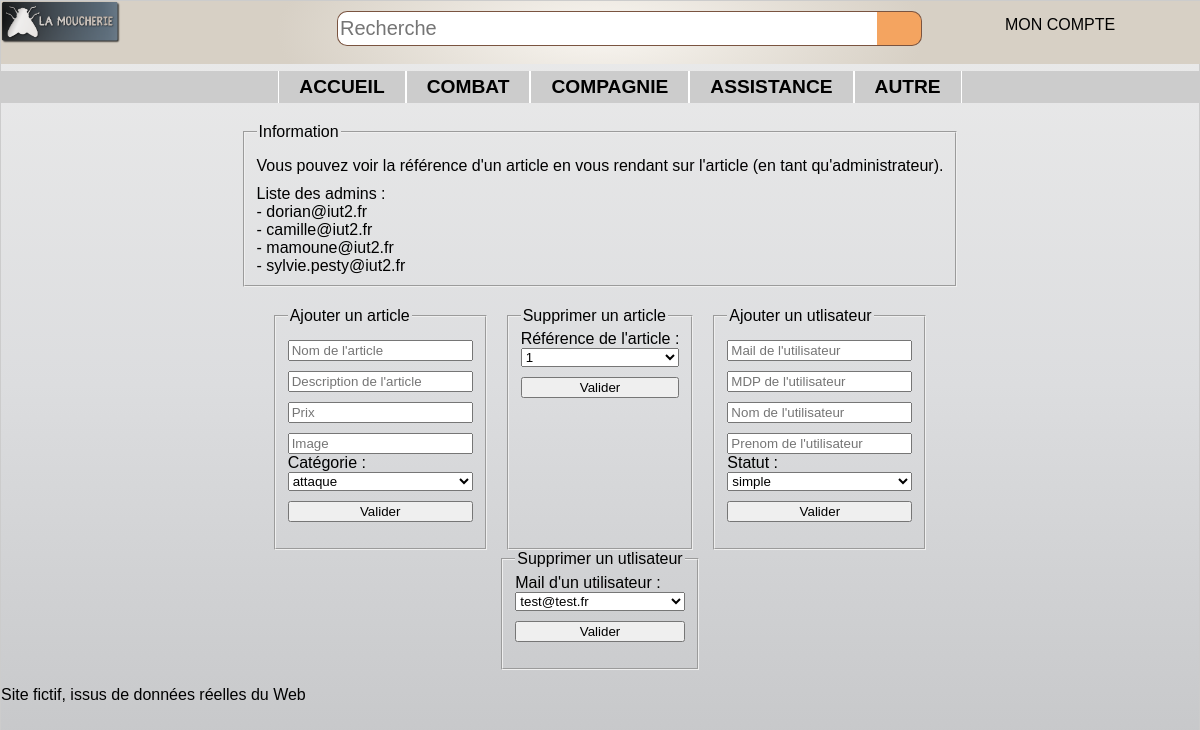
Screenshot of /controler/main.ctrl.php?admin=1 (signed in) with the database file from the repository.
### tables this page shows
CREATE TABLE categorie (
	id INTEGER PRIMARY KEY,
	nom TEXT,
	pere INTEGER,
	FOREIGN KEY(pere) REFERENCES categorie(id)
);

CREATE TABLE user (
	id INTEGER PRIMARY KEY,
	mail TEXT UNIQUE,
	pass TEXT,
	nom TEXT,
	prenom TEXT,
	statut TEXT check (statut in ('simple', 'admin'))
);

### controler/admin.ctrl.php (called while the page is built, shortened)
<?php
  $listeArticle = $dao->getAllArticle();
  $listeUser = $dao->getAlluSER();
  $listeAdmin = $dao->getAllAdmin();
include("../view/admin.view.php");
?>

### model/DAO.class.php (called while the page is built, shortened)
<?php
    $dao = new DAO();
    class DAO {
        private $db;
        function __construct() {
            try {
              $this->db = new PDO('sqlite:../data/db/lamoucherie.db');
            }
            catch (PDOException $e){
              die("erreur de connexion:".$e->getMessage());
            }
        }
        function getAllArticle(){
            $req = "SELECT * FROM article";
            $descripteur = $this->db->query($req);
            $result = $descripteur->fetchAll(PDO::FETCH_CLASS, 'Article');
            return $result;
        }
        function getAllCat() : array {
            $catPere = "SELECT * FROM categorie WHERE id=pere";
            $descripteur = $this->db->query($catPere);
            $resCatPere = $descripteur->fetchAll(PDO::FETCH_CLASS, 'Categorie');
            $resultat = array();
            foreach ($resCatPere as $key => $value) {
              $sousCatPere = "SELECT * FROM categorie WHERE pere=$value->id AND id!=pere";
              $descripteur = $this->db->query($sousCatPere);
              $resSousCatPere = $descripteur->fetchAll(PDO::FETCH_CLASS, 'Categorie');
              array_unshift($resSousCatPere, $value);
              $resultat[] = $resSousCatPere;
            }
            return $resultat;
        }
        function verifMail($mail) : int {
          $req = $this->db->prepare("SELECT * FROM user WHERE mail= :mail");
          $req->execute(array('mail' => $mail));
          $result = $req->fetchAll(PDO::FETCH_CLASS, 'User');
          return sizeof($result);
        }
        function getAllUser(){
            $req = "SELECT * FROM user WHERE statut='simple'";
            $descripteur = $this->db->query($req);
            $result = $descripteur->fetchAll(PDO::FETCH_CLASS, 'User');
            return $result;
        }
        function getAllAdmin(){
            $req = "SELECT * FROM user WHERE statut='admin'";
            $descripteur = $this->db->query($req);
            $result = $descripteur->fetchAll(PDO::FETCH_CLASS, 'User');
            return $result;
        }
    }
    ?>

### view/admin.view.php (the view, shortened to what this page needs)
<?php
include("../view/header.php");
  echo '<section class=\'admin\'>';
    echo"<fieldset>";
      echo"<legend> Information </legend>";
        echo"<div><p>Vous pouvez voir la référence d'un article en vous rendant sur l'article (en tant qu'administrateur).</p></div>";
        echo"<div><p>Liste des admins : </p>";
        foreach ($listeAdmin as $key => $value) {
          echo"<p>- $value->mail</p>";
        }
        echo"</div>";
    echo"</fieldset>";
  echo '</section>';
  echo '<section class=\'admin\'>';
    echo"<fieldset>";
      echo"<legend> Ajouter un article </legend>";
        echo"<form>";
          echo "<input type=\"text\" name=\"libelle\" placeholder=\"Nom de l'article\">";
          echo "<input type=\"text\" name=\"description\" placeholder=\"Description de l'article\">";
          echo "<input type=\"text\" name=\"prix\" placeholder=\"Prix\">";
          echo "<input type=\"text\" name=\"image\" placeholder=\"Image\">";
          echo"<p>Catégorie :</p>";
          echo "<SELECT name=\"categorie\">";
            foreach ($listeCategorie as $key => $value) {
              if (sizeof($value)>1){
                  for ($i = 1; $i<sizeof($value); $i++){
                    $sousCat = $value[$i]->nom;
                    $numSousCat = $value[$i]->id;
                    echo"<OPTION value=\"$numSousCat\">$sousCat";
                  }
              }else{
                $catPere = $value[0]->nom;
                $numCat = $value[0]->id;
                echo"<OPTION value=\"$numCat\">$catPere";;
              }
            }
          echo "</SELECT>";
          echo "<input type=\"submit\" value=\"Valider\">";
        echo"</form>";
    echo"</fieldset>";
    echo"<fieldset>";
      echo"<legend> Supprimer un article </legend>";
        echo"<form>";
          echo"<p>Référence de l'article :</p>";
          echo "<SELECT name=\"refSuppr\">";
            foreach ($listeArticle as $key => $value) {
                $ref = $value->ref;
                echo"<OPTION>$ref";
            }
          echo "</SELECT>";
          echo "<input type=\"submit\" value=\"Valider\">";
        echo"</form>";
    echo"</fieldset>";
    echo"<fieldset>";
      echo"<legend> Ajouter un utlisateur </legend>";
        echo"<form>";
          echo "<input type=\"mail\" name=\"mail\" placeholder=\"Mail de l'utilisateur\">";
          echo "<input type=\"password\" name=\"pass\" placeholder=\"MDP de l'utilisateur\">";
          echo "<input type=\"text\" name=\"name\" placeholder=\"Nom de l'utilisateur\">";
          echo "<input type=\"text\" name=\"prenom\" placeholder=\"Prenom de l'utilisateur\">";
          echo"<p>Statut :</p>";
          echo "<SELECT name=\"statut\">";
            echo "<OPTION>simple";
            echo "<OPTION>admin";
          echo "</SELECT>";
          echo "<input type=\"submit\" value=\"Valider\">";
        echo"</form>";
    echo"</fieldset>";
    echo"<fieldset>";
      echo"<legend> Supprimer un utlisateur </legend>";
        echo"<form>";
          echo"<p>Mail d'un utilisateur :</p>";
          echo "<SELECT name=\"idSuppr\">";
            foreach ($listeUser as $key => $value) {
                $mail = $value->mail;
                $id = $value->id;
                echo"<OPTION value=\"$id\">$mail";
            }
          echo "</SELECT>";
          echo "<input type=\"submit\" value=\"Valider\">";
        echo"</form>";
    echo"</fieldset>";
  echo '</section>';
include("../view/footer.php");
?>

### view/header.php (shortened to what this page needs)
<html>
<head>
  <link rel="stylesheet" type="text/css" href="../view/design/style.css">
</head>
<body class="bridge">
  <header>
    <img src="../view/design/logo-moucherieTrans.png" alt="logo-moucherieTrans">
    <form class="formulaire" action="index.html" method="post">
      <input class="champ" type="text" placeholder="Recherche"/>
      <input class="bouton" type="button" value=" " />
    </form>
  </header>
  <nav class="connexion">
    <ul>
      <?php
          if ($userConnected){
            echo "<li>MON COMPTE";
            echo "</li>";
          }
       ?>
    </ul>
  </nav>
  <nav class="menu">
    <ul>
      <li><a href="../controler/main.ctrl.php">accueil</a></li>
      <?php
        foreach ($listeCategorie as $key => $value) {
          if (sizeof($value)>1){
            $catPere = $value[0]->nom;
            $numCat = $value[0]->id;
            echo"<li><a href=\"../controler/main.ctrl.php?cat=$numCat\">$catPere</a>";
            echo"</li>";
          }else{
            $catPere = $value[0]->nom;
            $numCat = $value[0]->id;
            echo"<li><a href=\"../controler/main.ctrl.php?cat=$numCat\">$catPere</a></li>";
          }
        }
      ?>
    </ul>
  </nav>

### view/design/style.css (style rules this page uses)
.bridge { background-image: -webkit-linear-gradient(top, #EBEBEB 0%, #DCDDDF 48%, #C4C5C7 99%); background-image: linear-gradient(-180deg, #EBEBEB 0%, #DCDDDF 48%, #C4C5C7 99%); margin: 0px; }
body { font-family: HelveticaNeueW01-Thin,HelveticaNeueW02-Thin,HelveticaNeueW10-35Thin,sans-serif; margin: auto; border: 1px solid #CCC; box-shadow: 10px 10px 5px #888888; }
header { font-size:large; font-weight: bolder; width: 100%; border-left: none; border-right: none; margin: 0px; margin-top: 0px; padding: 0px; display: flex; position: fixed; justify-content: space-between; background-image: -webkit-radial-gradient(27% 185%, #F9F6F1 0%, #D7D0C5 100%); background-image: radial-gradient(27% 185%, #F9F6F1 0%, #D7D0C5 100%); }
.formulaire { display:flex; justify-content: flex-start; width: 50%; height: 35px; margin-top: 10px; margin-right: 22%; }
.formulaire .champ { width: 90%; height:35px; background-color: #ffff; border: solid 1px #7a5440; border-right: solid 0px; border-radius: 10px; border-top-right-radius: 0px; border-bottom-right-radius: 0px; font-family: arial, verdana, sans-serif; font-size: 20px; margin: 0px; padding: 2px; }
.formulaire .bouton { background-color: #F4A460; background-repeat: no-repeat; border-radius: 10px,10px,0px,0px; width: 45px; height: 100%; padding: 0px; margin: 0px; border-left: solid 0px; border-radius: 10px; border-top-left-radius: 0px; border-bottom-left-radius: 0px; vertical-align: top; border: solid 1px #7a5440; border-left: solid 0px; }
.connexion { width: 300px; height: auto; position: fixed; top : 0px; right: 10px; }
.connexion ul { list-style-type:none; display : flex; justify-content: center; }
header img { width: 10%; height: 50%; }
.menu ul { background: #CCCCCC; font-size: 1.2em; list-style-type:none; display : flex; justify-content: center; margin-top : 70px; font-weight: bold; text-transform: uppercase; color : black; }
.menu ul li a { display: inline-block; padding:5px 20px; border-left: 1px solid white; border-right: 1px solid white; }
li a:link { text-decoration:none; color : black; }
section { display: flex; margin: auto; flex-wrap: wrap; justify-content :center; max-width: 840px; }
section form { display: flex; flex-direction: column; }
section form input { margin-top: 10px; }
.admin { margin-top : 20px; }
.admin p { margin : 0px; }
.admin div { margin-top : 10px; }
.admin fieldset { margin : 0px 10px; }

### rows the page displays
categorie: nom "COMBAT"
categorie: nom "COMPAGNIE"
categorie: nom "ASSISTANCE"
categorie: nom "AUTRE"
user: mail "dorian@iut2.fr"
user: mail "camille@iut2.fr"
user: mail "mamoune@iut2.fr"
user: mail "sylvie.pesty@iut2.fr"

### other values shown
form field categorie "attaque"
form field refSuppr "1"
form field idSuppr "test@test.fr"
